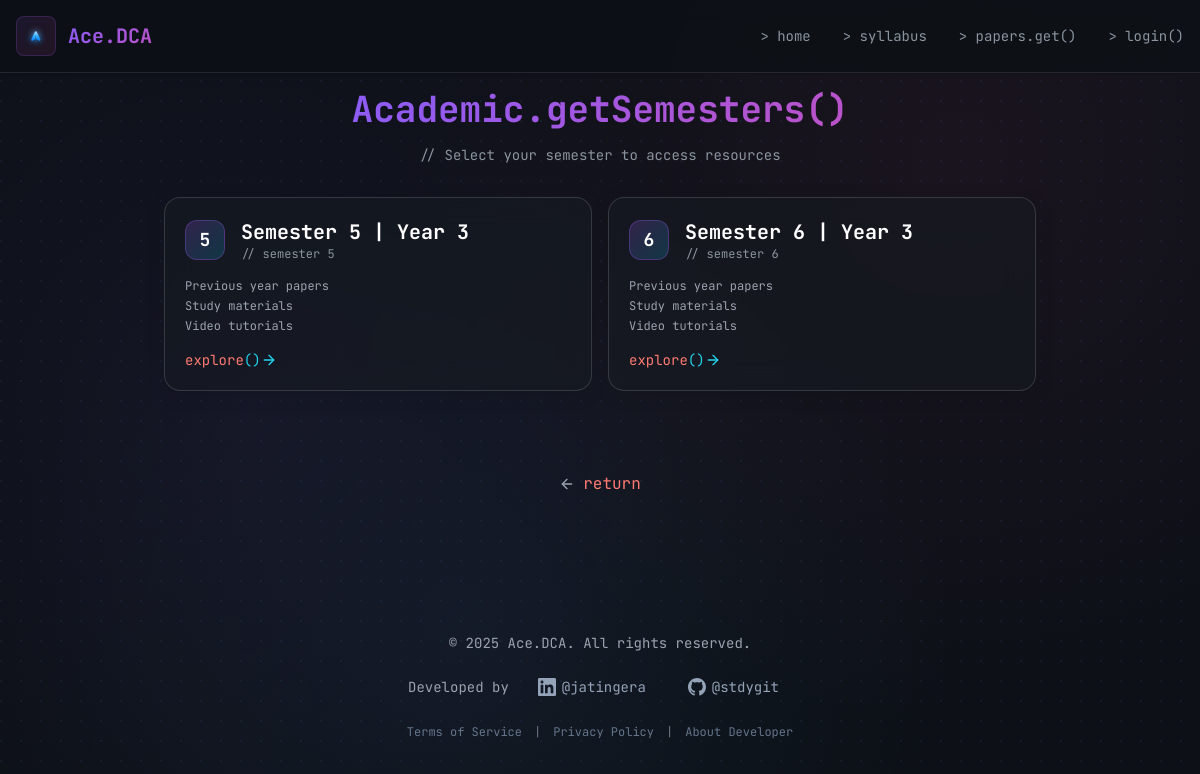
The app's page /resources/Y3/ with its own data.
### resources/models.py (models this page shows)
class Semester(models.Model):
    SEMESTER_TYPE=[
            ('Semester 1','BHCS-Y-1-S-1'),
            ('Semester 2','BHCS-Y-1-S-2'),
            ('Semester 3','BHCS-Y-2-S-3'),
            ('Semester 4','BHCS-Y-2-S-4'),
            ('Semester 5','BHCS-Y-3-S-5'),
            ('Semester 6','BHCS-Y-3-S-6'),
        ]
    semester = models.CharField(max_length=20,choices=SEMESTER_TYPE,default='Semester 1')
    year=models.ForeignKey(Year,on_delete=models.CASCADE)
    def __str__(self):
        return self.semester + ' | ' + str(self.year)

class Year(models.Model):
    YEAR_TYPE=[
        ('Year 1','BHCS-Y-1'),
        ('Year 2','BHCS-Y-2'),
        ('Year 3','BHCS-Y-3'),
    ]
    year = models.CharField(max_length=10,choices=YEAR_TYPE)
    def __str__(self):
        return self.year

### resources/views.py (the view)
# urls.py: path('Y3/', Y3, name='Y3'),
def Y3(request):
    year_obj = get_object_or_404(Year, year='Year 3')
    sem = Semester.objects.filter(year=year_obj).order_by('semester')
    return render(request,'resources/Y3.html',{'sem':sem})

### resources/templates/resources/Y3.html (shortened to what this page needs)
{% extends "home/base.html" %}
{% load static %}
{% block start %}
<div class="container py-8">
    <div class="text-center mb-8">
        <h1 class="text-xl sm:text-3xl md:text-4xl font-bold mb-4 px-2">
            <span class="font-mono gradient-text break-words">Academic.getSemesters()</span>
        </h1>
        <p class="text-gray-400 font-mono text-sm">
            <span class="code-comment">// Select your semester to access resources</span>
        </p>
    </div>
    <div class="grid gap-4 grid-cols-1 sm:grid-cols-2 max-w-4xl mx-auto px-3 sm:px-0">
        {% for i in sem %}
        <div class="semester-card">
            <a href="{% url 'Sem1' i.id %}" class="block p-5">
                <div class="flex flex-col">
                    <div class="flex items-center mb-4">
                        <div class="w-10 h-10 rounded-xl bg-gradient-to-br from-purple-500/20 to-cyan-500/20 border border-purple-500/30 flex items-center justify-center mr-4">
                            <span class="text-lg font-bold text-white font-mono">{{ i.id}}</span>
                        </div>
                        <div>
                            <h3 class="text-xl font-bold text-white font-mono">{{ i }}</h3>
                            <p class="text-xs text-gray-400 font-mono">
                                <span class="code-comment">// semester {{ i.id }}</span>
                            </p>
                        </div>
                    </div>
                    <div class="text-gray-400 mb-4 font-mono text-xs">
                        <ul class="list-disc pl-5 space-y-1">
                            <li>Previous year papers</li>
                            <li>Study materials</li>
                            <li>Video tutorials</li>
                        </ul>
                    </div>
                    <div class="mt-auto">
                        <div class="flex justify-end">
                            <div class="flex items-center text-cyan-400 font-mono text-sm">
                                <span class="code-keyword">explore</span>()
                                <i data-lucide="arrow-right" class="w-4 h-4 ml-2"></i>
                            </div>
                        </div>
                    </div>
                </div>
            </a>
        </div>
        {% endfor %}
    </div>
    <div class="mt-20 flex justify-center">
        <a href="javascript:history.back()" class="flex items-center text-gray-400 hover:text-white transition-colors font-mono">
            <i data-lucide="arrow-left" class="w-4 h-4 mr-2"></i>
            <span class="code-keyword">return</span>
        </a>
    </div>
</div>
{% endblock %}

### home/templates/home/base.html (style rules this page uses)
:root { --bg-primary: #0d1117; --bg-secondary: #161b22; --bg-tertiary: #21262d; --text-primary: #f0f6fc; --text-secondary: #8b949e; --text-muted: #6e7681; --accent-purple: #8b5cf6; --accent-pink: #ec4899; --accent-blue: #58a6ff; --accent-green: #3fb950; --border-color: rgba(240, 246, 252, 0.1); --glass-bg: rgba(22, 27, 34, 0.6); --glass-border: rgba(240, 246, 252, 0.15); --shadow-color: rgba(0, 0, 0, 0.3); }
* { margin: 0; padding: 0; box-sizing: border-box; }
html { scroll-behavior: smooth; }
body { font-family: 'Inter', sans-serif; background: var(--bg-primary); color: var(--text-primary); min-height: 100vh; overflow-x: hidden; position: relative; line-height: 1.6; }
body::before { content: ''; position: fixed; top: 0; left: 0; width: 100%; height: 100%; background-image: radial-gradient(circle at 1px 1px, rgba(88, 166, 255, 0.08) 1px, transparent 0); background-size: 20px 20px; z-index: -2; will-change: transform; transform: translateZ(0); }
body::after { content: ''; position: fixed; top: 0; left: 0; width: 100%; height: 100%; background: radial-gradient(circle at 20% 50%, rgba(139, 92, 246, 0.06) 0%, transparent 50%), radial-gradient(circle at 80% 20%, rgba(236, 72, 153, 0.06) 0%, transparent 50%), radial-gradient(circle at 40% 80%, rgba(88, 166, 255, 0.06) 0%, transparent 50%); z-index: -1; will-change: transform; transform: translateZ(0); }
.font-mono { font-family: 'JetBrains Mono', monospace; font-feature-settings: 'liga' 1, 'calt' 1; }
.gradient-text { background: linear-gradient(135deg, var(--accent-purple), var(--accent-pink)); -webkit-background-clip: text; background-clip: text; color: transparent; background-size: 200% 200%; animation: gradientShift 4s ease infinite; will-change: background-position; transform: translateZ(0); }
.container { max-width: 1200px; margin: 0 auto; padding: 0 1rem; }
.text-center { text-align: center; }
.block { display: block; }
.flex { display: flex; }
.items-center { align-items: center; }
.justify-center { justify-content: center; }
.gap-4 { gap: 1rem; }
.mb-4 { margin-bottom: 1rem; }
.mb-8 { margin-bottom: 2rem; }
.rounded-xl { border-radius: 0.75rem; }
.code-keyword { color: #ff7b72; }
.code-comment { color: #8b949e; }

### resources/templates/resources/Y3.html (style rules this page uses)
.semester-card { background: var(--glass-bg); backdrop-filter: blur(16px); -webkit-backdrop-filter: blur(16px); border: 1px solid var(--glass-border); border-radius: 16px; overflow: hidden; transition: all 0.3s ease; height: 100%; box-shadow: 0 4px 20px rgba(0, 0, 0, 0.1); }
.semester-card a { text-decoration: none; color: inherit; display: block; height: 100%; }
.break-words { word-wrap: break-word; overflow-wrap: break-word; hyphens: auto; }

### records on screen
Semester: id "5", semester+year "Semester 5 | Year 3"
Semester: id "6", semester+year "Semester 6 | Year 3"
